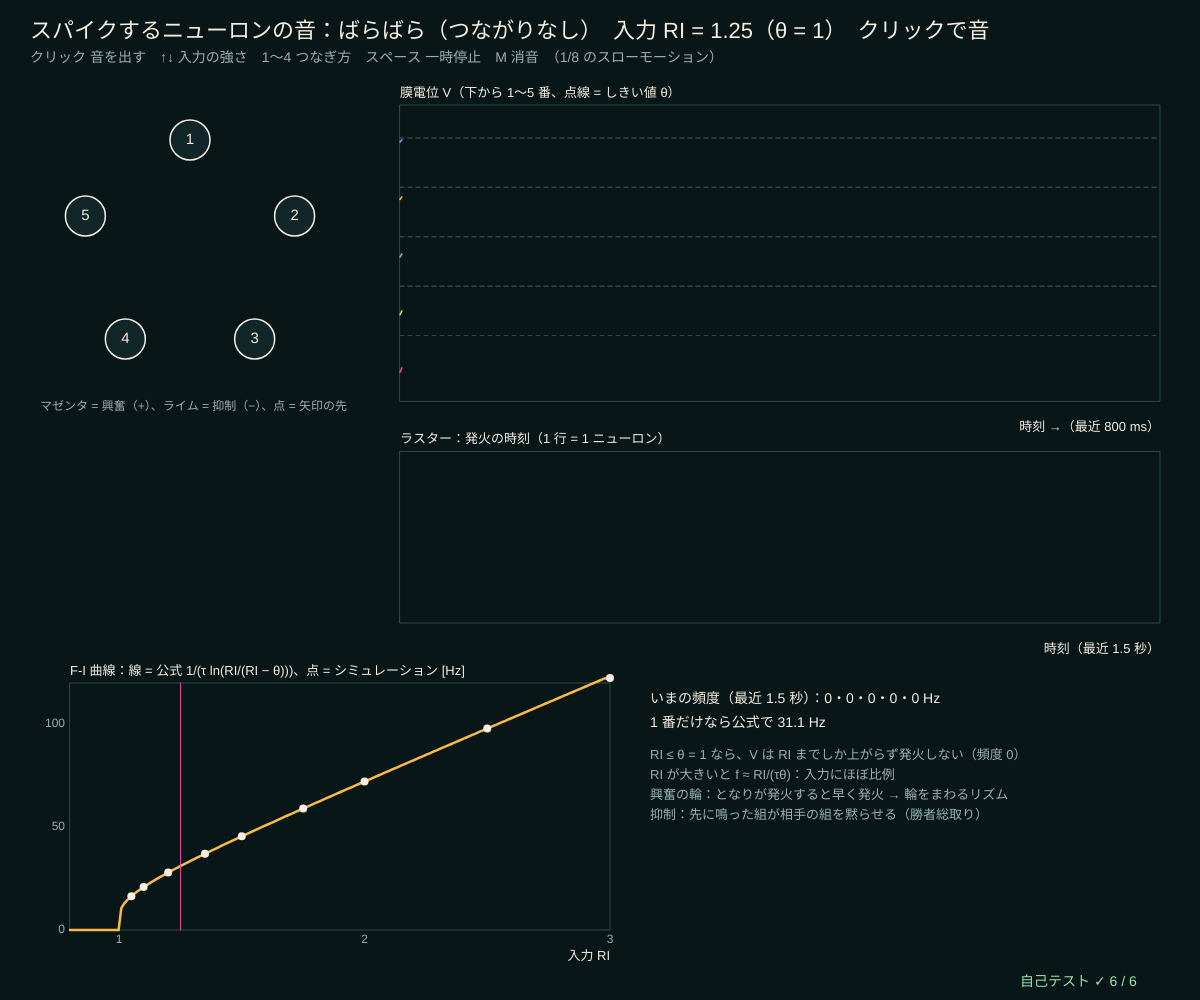
Frame 1 (no input)
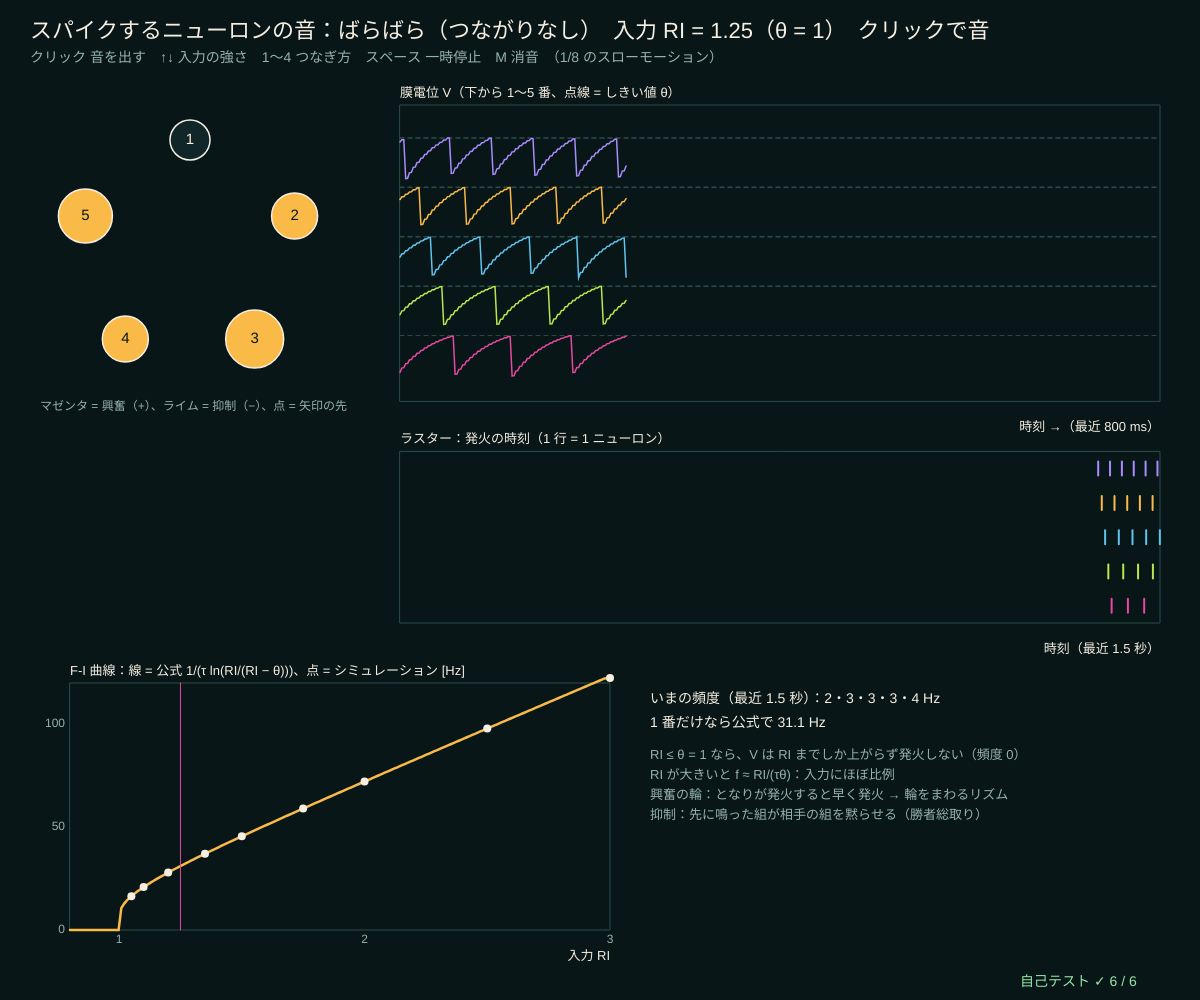
Frame 60 (no input)
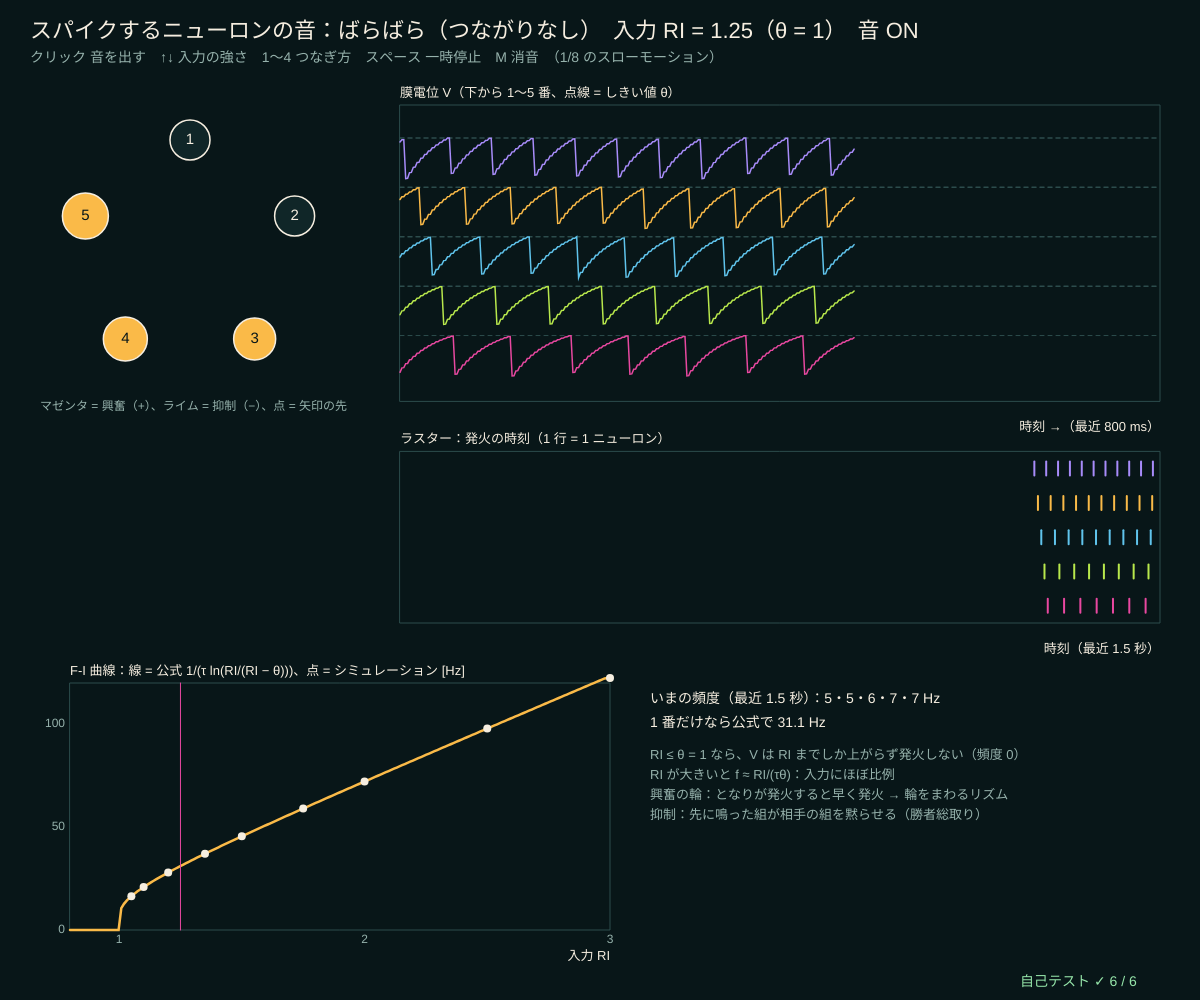
Frame 120 (the mouse pressed at the canvas centre since frame 60)

The p5.js sketch that drew these frames (run headless with seeded random() and noise() and a simulated clock; from frame 60 on, the mouse is pressed at the canvas centre):

// p5.js sketch
// ── sketch.js
// ============================================
// 14 スパイクするニューロンの音 🔊 ─ 漏れ積分発火（LIF）ニューロン：τ dV/dt = −V + R I
// 膜電位 V はたまっては漏れる。しきい値 θ をこえたら「発火」（スパイク）して 0 に戻る。発火のたびに音を 1 つ鳴らす
// 一定の入力なら発火の間隔は T = τ ln(RI / (RI − θ))（RI ≤ θ なら永遠に発火しない）→ 頻度 f = 1/T（F-I 曲線）
// 計算は「正確な指数の式」：1 ステップの間に V = RI + (V − RI) e^(−dt/τ)。しきい値をこえる時刻もステップの中で正確に求める
// 5 個をつなぐ：興奮（マゼンタ、相手の V を上げる）と抑制（ライム、下げる）のつなぎ方でリズムや「勝ち残り」が変わる
// クリック 音を出す / ↑↓ 入力の強さ / 1〜4 つなぎ方 / スペース 一時停止 / M 消音
// 時間は 1/8 のスローモーション（ニューロンの 1 秒 = 画面の 8 秒）
// ============================================

const TAU_M = 0.02, THETA = 1, DT = 0.0001;   // ★ 時定数 20 ms、しきい値、計算の刻み 0.1 ms
const TIME_SCALE = 1 / 8;                // ★ スローモーション
const NUM_N = 5, NOTE_MIDI = [60, 64, 67, 71, 74];   // ★ ニューロンの数と音の高さ（ド ミ ソ シ レ）
const PRESETS = ['ばらばら（つながりなし）', '興奮の輪 1→2→3→4→5→1', '抑制で勝ち残り（1・2 組と 3・4 組が抑え合う）', 'まぜこぜ（ランダム）'];
let preset = 0, drive = 1.25, vMem = null, wSyn = null, simT = 0, spikesLog = [], traceLog = [], flashN = null, pausedS = false, muted = false, fiSim = null;

function setup() {
  createCanvas(windowWidth, windowHeight);
  selfTest();
  vMem = [0.1, 0.3, 0.5, 0.7, 0.9]; flashN = new Array(NUM_N).fill(0);
  setPreset(0);
  fiSim = [1.05, 1.1, 1.2, 1.35, 1.5, 1.75, 2, 2.5, 3].map((ri) => [ri, simRate(ri, 1.5)]);
}

// ★ F-I の公式：f = 1 / (τ ln(RI / (RI − θ)))、RI ≤ θ なら 0
function rateFormula(ri) { return ri > THETA ? 1 / (TAU_M * Math.log(ri / (ri - THETA))) : 0; }
// ★ 1 ステップ（長さ dt）を正確に進める。しきい値をこえる時刻 t* = τ ln((RI − V)/(RI − θ)) を求め、0 に戻して残りを進める
// 戻り値 = このステップの中の発火の時刻（ステップの始めからの秒）の配列
function lifStep(st, ri, dt) {
  let out = [], left = dt, used = 0;
  while (left > 0) {
    if (ri > THETA && st.v < THETA) {
      let tc = TAU_M * Math.log((ri - st.v) / (ri - THETA));
      if (tc <= left) { used += tc; left -= tc; out.push(used); st.v = 0; continue; }
    } else if (st.v >= THETA) { out.push(used); st.v = 0; continue; }
    st.v = ri + (st.v - ri) * Math.exp(-left / TAU_M); left = 0;
  }
  return out;
}
function simRate(ri, dur) {               // 1 個だけで dur 秒。発火の間隔の平均から頻度を
  let st = { v: 0 }, times = [], n = Math.round(dur / DT);
  for (let k = 0; k < n; k++) for (let t of lifStep(st, ri, DT)) times.push(k * DT + t);
  if (times.length < 2) return 0;
  return (times.length - 1) / (times[times.length - 1] - times[0]);
}
function setPreset(k) {
  preset = k; wSyn = Array.from({ length: NUM_N }, () => new Array(NUM_N).fill(0));   // wSyn[i][j] = j が発火したとき i の V に足す量
  if (k === 1) for (let j = 0; j < NUM_N; j++) wSyn[(j + 1) % NUM_N][j] = 0.45;
  if (k === 2) { wSyn[2][0] = wSyn[3][0] = wSyn[2][1] = wSyn[3][1] = -0.8; wSyn[0][2] = wSyn[1][2] = wSyn[0][3] = wSyn[1][3] = -0.8; wSyn[1][0] = wSyn[0][1] = wSyn[3][2] = wSyn[2][3] = 0.25; }
  if (k === 3) { seedRng(1414); for (let i = 0; i < NUM_N; i++) for (let j = 0; j < NUM_N; j++) if (i !== j && rnd() < 0.5) wSyn[i][j] = rnd() < 0.6 ? 0.3 : -0.5; }
}
function driveOf(i) { return drive * (1 + 0.04 * i); }   // 少しずつちがう入力（全部同じだとそろってしまう）
// ネットワークを real 秒ぶん進める（発火は次のステップで相手に届く = 遅れ 0.1 ms）
function simNetwork(dur) {
  let n = Math.round(dur / DT), fired = [];
  for (let k = 0; k < n; k++) {
    let now = [];
    for (let i = 0; i < NUM_N; i++) { let st = { v: vMem[i] }, sp = lifStep(st, driveOf(i), DT); vMem[i] = st.v; if (sp.length) now.push(i); }
    for (let j of now) { for (let i = 0; i < NUM_N; i++) if (wSyn[i][j]) vMem[i] = clampv(vMem[i] + wSyn[i][j], -2, THETA + 0.5); fired.push([simT + k * DT, j]); }
    if (k % 20 === 0) traceLog.push(vMem.slice());
  }
  simT += n * DT; if (traceLog.length > 400) traceLog.splice(0, traceLog.length - 400);
  return fired;
}

function draw() {
  background(...BG);
  if (!pausedS) {
    let fired = simNetwork(TIME_SCALE / 60), plays = 0;
    for (let [t, j] of fired) {
      spikesLog.push([t, j]); flashN[j] = 10;
      if (!muted && audioCtx && plays < 4) { playNote(midiHz(NOTE_MIDI[j]), audioCtx.currentTime + 0.01, 0.25, 'triangle', 0.35); plays++; }
    }
    while (spikesLog.length && spikesLog[0][0] < simT - 1.5) spikesLog.shift();
  }
  for (let i = 0; i < NUM_N; i++) if (flashN[i] > 0) flashN[i]--;
  hudTitle('スパイクするニューロンの音：' + PRESETS[preset] + '　入力 RI = ' + fmtN(drive, 2) + '（θ = 1）　' + (audioCtx ? (muted ? '消音中' : '音 ON') : 'クリックで音'),
    'クリック 音を出す　↑↓ 入力の強さ　1〜4 つなぎ方　スペース ' + (pausedS ? '再開' : '一時停止') + '　M 消音　（1/8 のスローモーション）');
  // ---- 左上：つながり
  let cx = 190, cy = 250, rr = 110, pos = [];
  for (let i = 0; i < NUM_N; i++) { let a = -Math.PI / 2 + (2 * Math.PI * i) / NUM_N; pos.push([cx + rr * Math.cos(a), cy + rr * Math.sin(a)]); }
  for (let i = 0; i < NUM_N; i++) for (let j = 0; j < NUM_N; j++) if (wSyn[i][j]) {
    let a = pos[j], b = pos[i], dx = b[0] - a[0], dy = b[1] - a[1], L = Math.hypot(dx, dy), ux = dx / L, uy = dy / L, ox = -uy * 6, oy = ux * 6;
    stroke(...(wSyn[i][j] > 0 ? MAG : LIME), 200); strokeWeight(1 + 4 * Math.abs(wSyn[i][j]));
    line(a[0] + ux * 24 + ox, a[1] + uy * 24 + oy, b[0] - ux * 30 + ox, b[1] - uy * 30 + oy);
    noStroke(); fill(...(wSyn[i][j] > 0 ? MAG : LIME)); circle(b[0] - ux * 28 + ox, b[1] - uy * 28 + oy, 8);
  }
  for (let i = 0; i < NUM_N; i++) { noStroke(); fill(...(flashN[i] > 0 ? AMBER : PANEL)); stroke(...INK); strokeWeight(1.5); circle(pos[i][0], pos[i][1], 40 + flashN[i] * 2); noStroke(); fill(...(flashN[i] > 0 ? BG : INK)); textSize(15); textAlign(CENTER, CENTER); text(i + 1, pos[i][0], pos[i][1]); }
  textAlign(LEFT, BASELINE); fill(...SUB); textSize(12); text('マゼンタ = 興奮（+）、ライム = 抑制（−）、点 = 矢印の先', 40, cy + rr + 50);
  // ---- 右上：膜電位
  let rx = 400, g1 = { x: rx, y: 105, w: width - rx - 40, h: (height - 220) * 0.38, x0: 0, x1: 400, y0: -1.2, y1: NUM_N * 1.2 };
  plotAxes(g1, '時刻 →（最近 ' + Math.round(400 * 20 * DT * 1000) + ' ms）', '膜電位 V（下から 1〜5 番、点線 = しきい値 θ）', [], []);
  let cols = [MAG, LIME, SKY, AMBER, VIOLET];
  for (let i = 0; i < NUM_N; i++) {
    stroke(...WIRE); drawingContext.setLineDash([4, 4]); line(g1.x, gY(g1, i * 1.2 + THETA - 0.6), g1.x + g1.w, gY(g1, i * 1.2 + THETA - 0.6)); drawingContext.setLineDash([]);
    plotXY(g1, traceLog.map((_, k) => k), traceLog.map((r) => i * 1.2 + clampv(r[i], -0.6, 1.1) - 0.6), cols[i], 1.5);
  }
  // ---- 右中：ラスター
  let g2 = { x: rx, y: g1.y + g1.h + 50, w: g1.w, h: (height - 220) * 0.22, x0: simT - 1.5, x1: simT, y0: -0.5, y1: NUM_N - 0.5 };
  plotAxes(g2, '時刻（最近 1.5 秒）', 'ラスター：発火の時刻（1 行 = 1 ニューロン）', [], []);
  for (let [t, j] of spikesLog) { stroke(...cols[j]); strokeWeight(2); let x = gX(g2, t), y = gY(g2, j); line(x, y - 7, x, y + 7); }
  // ---- 下：F-I 曲線
  let g3 = { x: 70, y: g2.y + g2.h + 60, w: width * 0.45, h: height - (g2.y + g2.h + 60) - 70, x0: 0.8, x1: 3, y0: 0, y1: 120 };
  plotAxes(g3, '入力 RI', 'F-I 曲線：線 = 公式 1/(τ ln(RI/(RI − θ)))、点 = シミュレーション [Hz]', [1, 2, 3], [0, 50, 100]);
  let ris = []; for (let k = 0; k <= 200; k++) ris.push(0.8 + k * 0.011);
  plotXY(g3, ris, ris.map(rateFormula), AMBER, 2.5);
  noStroke(); fill(...INK); for (let [ri, f] of fiSim) circle(gX(g3, ri), gY(g3, f), 8);
  stroke(...MAG); strokeWeight(1); line(gX(g3, drive), g3.y, gX(g3, drive), g3.y + g3.h);
  noStroke(); fill(...INK); textSize(14); textAlign(LEFT, BASELINE);
  let tx = g3.x + g3.w + 40, cnt = new Array(NUM_N).fill(0); for (let [, j] of spikesLog) cnt[j]++;
  text('いまの頻度（最近 1.5 秒）：' + cnt.map((c) => fmtN(c / 1.5, 0)).join('・') + ' Hz', tx, g3.y + 20);
  text('1 番だけなら公式で ' + fmtN(rateFormula(driveOf(0)), 1) + ' Hz', tx, g3.y + 44);
  fill(...SUB); textSize(13);
  ['RI ≤ θ = 1 なら、V は RI までしか上がらず発火しない（頻度 0）', 'RI が大きいと f ≈ RI/(τθ)：入力にほぼ比例', '興奮の輪：となりが発火すると早く発火 → 輪をまわるリズム', '抑制：先に鳴った組が相手の組を黙らせる（勝者総取り）'].forEach((s, q) => text(s, tx, g3.y + 76 + 20 * q));
  drawSelfTest(width - 180, height - 14);
}

function mousePressed() { startAudio(); }
function keyPressed() {
  startAudio();
  if (key === UP_ARROW) drive = Math.min(3, Math.round((drive + 0.05) * 100) / 100);
  if (key === DOWN_ARROW) drive = Math.max(0.8, Math.round((drive - 0.05) * 100) / 100);
  if (key >= '1' && key <= '4') setPreset(+key - 1);
  if (key === ' ') pausedS = !pausedS;
  if (key === 'm' || key === 'M') muted = !muted;
  return false;
}

// ============================================
// やってみよう
// ・↓ で入力を 1 以下にすると音が止まる。ぎりぎり 1.05 だと？（公式で何 Hz？）
// ・2 の興奮の輪で、入力を少しずつ上げる。リズムはどう変わる？
// ・3 の抑制で、wSyn の −0.8 を −0.2 にすると、負けた組も鳴るようになる？
// ・NOTE_MIDI を変えて、自分の音階にする。TIME_SCALE を 1/4 にすると？
// ============================================

// ---- 自己テスト
function selfTest() {
  selfTestResults = [];
  let worst = 0;
  for (let ri of [1.1, 1.5, 2, 3]) worst = Math.max(worst, Math.abs(simRate(ri, 1) / rateFormula(ri) - 1));
  check('シミュレーションの頻度 = 公式 1/(τ ln(RI/(RI − θ)))（RI = 1.1〜3、ずれ ' + fmtN(100 * worst, 4) + '% < 2%）', worst < 0.02);
  let st = { v: 0 }, first = null; for (let k = 0; k < 2000 && first === null; k++) { let sp = lifStep(st, 1.5, DT); if (sp.length) first = k * DT + sp[0]; }
  check('最初の発火の時刻 = τ ln(RI/(RI − θ))（ずれ ' + fmtE(Math.abs(first - TAU_M * Math.log(3))) + ' 秒）', near(first, TAU_M * Math.log(3), 1e-12));
  check('RI = 0.9 ≤ θ：2 秒たっても発火しない、公式も 0', simRate(0.9, 2) === 0 && rateFormula(0.9) === 0 && rateFormula(1) === 0);
  let big = 20; check('入力が大きいと f ≈ RI/(τθ) − 1/(2τ)（RI = 20 で ' + fmtN(rateFormula(big), 1) + ' Hz）', Math.abs(rateFormula(big) / (big / (TAU_M * THETA) - 1 / (2 * TAU_M)) - 1) < 0.02);
  let mono = true, prev = 0; for (let ri = 1.01; ri < 4; ri += 0.05) { let f = rateFormula(ri); if (!(f > prev)) mono = false; prev = f; }
  check('F-I 曲線は単調に増える', mono);
  let keepV = vMem, keepW = wSyn, keepT = simT, keepTr = traceLog, keepD = drive, keepP = preset;
  drive = 1.2; let count = (pr) => { setPreset(pr); vMem = [0, 0, 0, 0, 0]; simT = 0; traceLog = []; let f = simNetwork(1); return f.filter(([, j]) => j === 2).length; };
  let alone = count(0), ring = count(1);
  check('興奮の輪：となりからの入力で 3 番の発火が増える（' + alone + ' → ' + ring + ' 回/秒）', ring > alone);
  vMem = keepV; wSyn = keepW; simT = keepT; traceLog = keepTr; drive = keepD; preset = keepP;
  reportSelfTest();
}

// ==================================================
// ここから下は「神経回路網の道具」（中身は読まなくても OK。消さないでね）
// ==================================================
// ---- 色と小さな道具（神経細胞：深い青緑の黒、あたたかい白、シナプスのマゼンタ、軸索のライム）
const BG = [8, 22, 24];                  // 背景（深い青緑の黒）
const INK = [246, 238, 224];             // 文字（あたたかい白）
const MAG = [232, 72, 160], LIME = [184, 232, 76], AMBER = [250, 186, 72], SKY = [96, 196, 236], VIOLET = [168, 140, 250];
const SUB = [150, 178, 172], PANEL = [16, 38, 40], WIRE = [44, 76, 76];
function clampv(v, a, b) { return v < a ? a : v > b ? b : v !== v ? a : v; }     // NaN なら a に戻す
function sumOf(a) { let s = 0; for (let v of a) s += v; return s; }
function meanOf(a) { return a.length ? sumOf(a) / a.length : 0; }
function fmtN(v, d) { if (typeof v !== 'number' || v !== v) return '?'; if (!isFinite(v)) return v > 0 ? '∞' : '−∞'; let s = v.toFixed(d === undefined ? 2 : d); return /^-0\.?0*$/.test(s) ? s.slice(1) : s; }
function fmtE(v) { if (typeof v !== 'number' || !isFinite(v)) return '?'; return v === 0 ? '0' : v.toExponential(1); }
function hudTitle(t, sub) {              // 左上のタイトルと操作の説明
  noStroke(); fill(...INK); textSize(22); textAlign(LEFT, BASELINE); text(t, 30, 38);
  fill(...SUB); textSize(14); text(sub, 30, 62);
}
function sigm(z) { return 1 / (1 + Math.exp(-clampv(z, -40, 40))); }
// ---- 種つきの乱数（同じ種なら毎回同じ列 → 実験をくり返せる）
let rngState = 1;
function seedRng(s) { rngState = (s >>> 0) || 1; }
function rnd() {                         // 0〜1 の一様乱数（mulberry32）
  rngState = (rngState + 0x6d2b79f5) >>> 0;
  let t = rngState;
  t = Math.imul(t ^ (t >>> 15), t | 1);
  t ^= t + Math.imul(t ^ (t >>> 7), t | 61);
  return ((t ^ (t >>> 14)) >>> 0) / 4294967296;
}
function rndInt(a, b) { return a + Math.floor(rnd() * (b - a + 1)); }
function randn() { let u = 1 - rnd(), v = rnd(); return Math.sqrt(-2 * Math.log(u)) * Math.cos(2 * Math.PI * v); }   // 標準正規分布
function shuffleArr(a) { for (let i = a.length - 1; i > 0; i--) { let j = Math.floor(rnd() * (i + 1)); [a[i], a[j]] = [a[j], a[i]]; } return a; }
// ---- グラフの道具：g = { x, y, w, h, x0, x1, y0, y1 }
function gX(g, v) { return g.x + clampv((v - g.x0) / (g.x1 - g.x0), -0.02, 1.02) * g.w; }
function gY(g, v) { return g.y + g.h - clampv((v - g.y0) / (g.y1 - g.y0), -0.02, 1.02) * g.h; }
function plotAxes(g, xl, yl, xt, yt) {
  stroke(...WIRE); strokeWeight(1); noFill(); rect(g.x, g.y, g.w, g.h);
  noStroke(); fill(...SUB); textSize(12); textAlign(CENTER, TOP);
  for (let v of xt) text(+v.toPrecision(3), gX(g, v), g.y + g.h + 4);
  textAlign(RIGHT, CENTER);
  for (let v of yt) text(+v.toPrecision(3), g.x - 5, gY(g, v));
  textAlign(LEFT, BASELINE); fill(...INK); textSize(13);
  text(xl, g.x + g.w - textWidth(xl), g.y + g.h + 30); text(yl, g.x, g.y - 8);
}
function polyline(pts) {                 // 点が 2 つ以上あるときだけ折れ線を描く（空の beginShape を作らない）
  if (pts.length < 2) return;
  noFill(); beginShape(); for (let p of pts) vertex(p[0], p[1]); endShape();
}
function plotXY(g, xs, ys, col, sw) {    // (xs[i], ys[i]) を折れ線で（有限の値だけ）
  let pts = []; for (let i = 0; i < xs.length; i++) if (isFinite(ys[i])) pts.push([gX(g, xs[i]), gY(g, ys[i])]);
  stroke(...col); strokeWeight(sw || 2); polyline(pts);
}
function legend(x, y, items) {           // items = [[色, 名前], …]
  textSize(13); textAlign(LEFT, CENTER);
  for (let [c, s] of items) { noStroke(); fill(...c); rect(x, y - 5, 16, 10); fill(...INK); text(s, x + 22, y); y += 20; }
  textAlign(LEFT, BASELINE);
}
// ---- 音の道具（Web Audio）。全体の音量 MASTER は 0.2 以下
const MASTER = 0.1;                      // ★ 全体の音量（0.2 以下にしておく）
let audioCtx = null, masterOut = null;
function startAudio() {
  if (!audioCtx) {
    try { audioCtx = new (window.AudioContext || window.webkitAudioContext)(); } catch (e) { return; }
    masterOut = audioCtx.createGain(); masterOut.gain.value = Math.min(0.2, MASTER); masterOut.connect(audioCtx.destination);
  }
  audioCtx.resume();
}
function playNote(freq, when, dur, wave, vol) {   // 1 音（すぐ立ち上がって消える）
  if (!audioCtx || !(freq > 20 && freq < 8000)) return;
  let o = audioCtx.createOscillator(), gn = audioCtx.createGain();
  o.type = wave || 'sine'; o.frequency.setValueAtTime(freq, when);
  gn.gain.setValueAtTime(0.0001, when); gn.gain.exponentialRampToValueAtTime(clampv(vol || 0.5, 0.001, 1), when + 0.005);
  gn.gain.exponentialRampToValueAtTime(0.0001, when + dur);
  o.connect(gn); gn.connect(masterOut); o.start(when); o.stop(when + dur + 0.05);
}
function midiHz(m) { return 440 * Math.pow(2, (m - 69) / 12); }
// ---- 自己テストの道具
let selfTestResults = [];
function check(name, cond) { selfTestResults.push({ name, ok: !!cond }); }
function near(a, b, tol) { return a !== null && a !== undefined && isFinite(a) && Math.abs(a - b) <= (tol === undefined ? 1e-9 : tol); }
function relErr(a, b) { return Math.abs(a - b) / Math.max(1e-12, Math.abs(a) + Math.abs(b)); }
function noNaN(v) { return Array.isArray(v) || ArrayBuffer.isView(v) ? Array.from(v).every(noNaN) : !(typeof v === 'number' && !isFinite(v)); }
function reportSelfTest() { for (let r of selfTestResults) (r.ok ? console.log : console.error)((r.ok ? '✓ ' : '✗ ') + r.name); }
function selfTestLine() { let n = selfTestResults.filter((r) => r.ok).length; return '自己テスト ' + (n === selfTestResults.length ? '✓ ' : '✗ ') + n + ' / ' + selfTestResults.length; }
function drawSelfTest(x, y) { noStroke(); fill(selfTestResults.every((r) => r.ok) ? color(150, 230, 170) : color(255, 90, 110)); textSize(14); textAlign(LEFT, BASELINE); text(selfTestLine(), x, y); }
